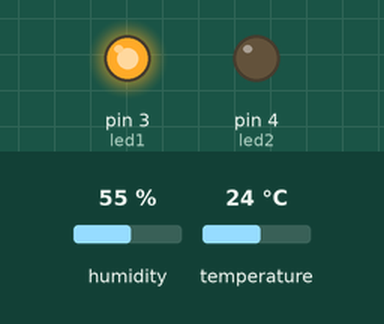
Simulated run of this sketch. Board: Arduino Uno, built with avr-gcc and run on an emulated ATmega328P. On the bench: output pins drawn as LEDs (lit = HIGH). Inputs (shaded band) come from the test bench; at power-on: temperature 24 °C, humidity 55 %. What the sketch prints to the serial monitor is not drawn.

Above: at 2.8 s.
2.9 s: temperature set to 27 °C
At 5.1 s:
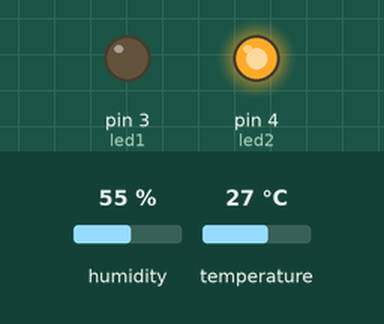
6.0 s: temperature set to 12 °C
At 7.6 s:
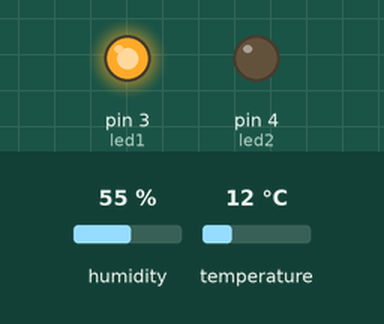
8.7 s: temperature set to 28 °C
At 11.3 s:
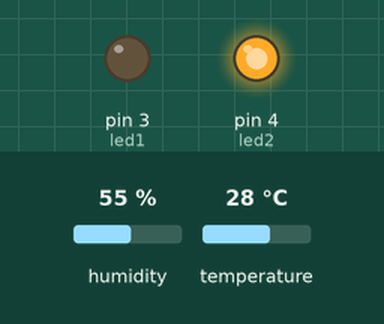
Timing chart, 0 to 12.8 s (numbered marks = the images above; inputs shaded):
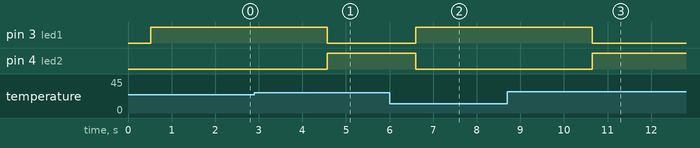

Measured:
- the behaviour switches between 25 and 26 °C on temperature (found by bisection; images 0 and 1)
- after the input at 2.9 s, pin 3 (led1): HIGH → LOW after 1.7 s; pin 4 (led2): LOW → HIGH after 1.7 s
- after the input at 6.0 s, pin 3 (led1): LOW → HIGH after 0.60 s; pin 4 (led2): HIGH → LOW after 0.60 s
- after the input at 8.7 s, pin 3 (led1): HIGH → LOW after 1.9 s; pin 4 (led2): LOW → HIGH after 1.9 s

The sketch:

04092024_SensorSuhu_II.ino
```cpp
#include "DHT.h"

#define DHTPIN 2
#define DHTTYPE DHT11

#define led1 3
#define led2 4

DHT dht(DHTPIN, DHTTYPE);

void setup() {
  pinMode(led1, OUTPUT);
  pinMode(led2, OUTPUT);

  Serial.begin(9600);
  Serial.println(F("DHTxx test!"));

  dht.begin();
}

void loop(){
  //float h = dht.readHumidity();
  float t = dht.readTemperature();

  //Serial.print("Humidity: ");
  //Serial.print(h);
  //Serial.print("%  Temperature: ");
  Serial.println(t);
  Serial.print("°C ");
  delay(500);

if(t < 26){
  digitalWrite(led1, HIGH);
  digitalWrite(led2, LOW);
}
else if(t >= 25){
  digitalWrite(led1, LOW);
  digitalWrite(led2, HIGH);
}
}

  
```
